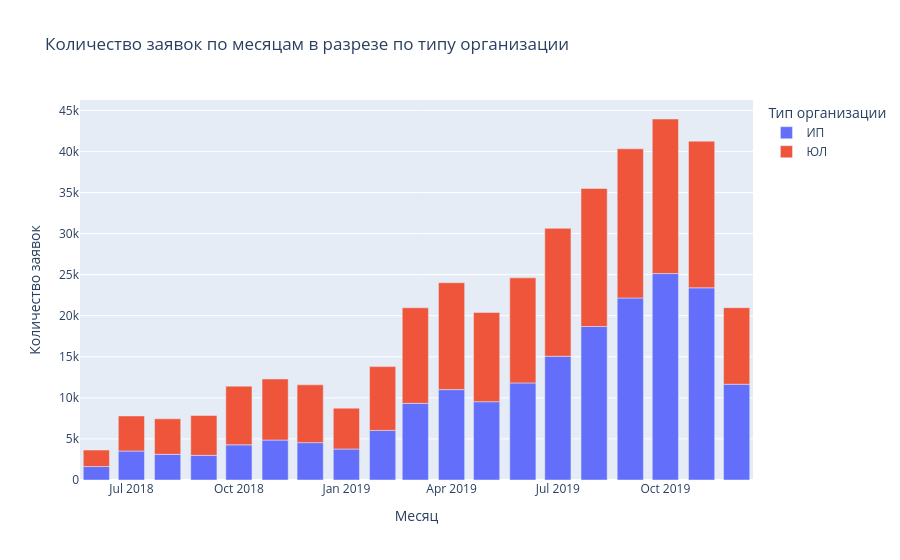

The notebook cell saved with this chart:
### Markdown cell above
# EDA

### Code cell
# нарисуем график по количеству заявок  в зависимости от месяца в разрезе по типу организации

# Группируем данные по месяцу и типу организации
applications['Дата заявки'] = pd.to_datetime(applications['Дата заявки'])
applications['Month'] = applications['Дата заявки'].dt.to_period('M')

# Агрегируем
data_grouped = applications.groupby(['Month', 'Тип организации']).size().reset_index(name='Count')
data_grouped['Month'] = data_grouped['Month'].astype(str)

fig = px.bar(data_grouped, x='Month', y='Count', color='Тип организации', 
             title='Количество заявок по месяцам в разрезе по типу организации',
             labels={'Month': 'Месяц', 'Count': 'Количество заявок', 'Тип организации': 'Тип организации'})

fig.update_layout(xaxis_title='Месяц', yaxis_title='Количество заявок')
fig.show()

### Figure 1 — Plotly figure (JSON) as saved in the notebook; plotly's stock layout.template omitted (floating-point values rounded to 4 significant figures)
{"data": [{"hovertemplate": "Тип организации=ИП<br>Месяц=%{x}<br>Количество заявок=%{y}<extra></extra>", "legendgroup": "ИП", "marker": {"color": "#636efa", "pattern": {"shape": ""}}, "name": "ИП", "orientation": "v", "showlegend": true, "textposition": "auto", "type": "bar", "x": ["2018-06", "2018-07", "2018-08", "2018-09", "2018-10", "2018-11", "2018-12", "2019-01", "2019-02", "2019-03", "2019-04", "2019-05", "2019-06", "2019-07", "2019-08", "2019-09", "2019-10", "2019-11", "2019-12"], "xaxis": "x", "y": [1641, 3527, 3124, 3002, 4283, 4863, 4548, 3773, 6037, 9332, 11003, 9532, 11817, 15066, 18688, 22160, 25131, 23398, 11658], "yaxis": "y"}, {"hovertemplate": "Тип организации=ЮЛ<br>Месяц=%{x}<br>Количество заявок=%{y}<extra></extra>", "legendgroup": "ЮЛ", "marker": {"color": "#EF553B", "pattern": {"shape": ""}}, "name": "ЮЛ", "orientation": "v", "showlegend": true, "textposition": "auto", "type": "bar", "x": ["2018-06", "2018-07", "2018-08", "2018-09", "2018-10", "2018-11", "2018-12", "2019-01", "2019-02", "2019-03", "2019-04", "2019-05", "2019-06", "2019-07", "2019-08", "2019-09", "2019-10", "2019-11", "2019-12"], "xaxis": "x", "y": [2007, 4271, 4326, 4850, 7144, 7436, 7042, 4977, 7771, 11635, 13016, 10863, 12793, 15570, 16802, 18161, 18817, 17851, 9320], "yaxis": "y"}], "layout": {"barmode": "relative", "legend": {"title": {"text": "Тип организации"}, "tracegroupgap": 0}, "title": {"text": "Количество заявок по месяцам в разрезе по типу организации"}, "xaxis": {"anchor": "y", "domain": [0, 1], "title": {"text": "Месяц"}}, "yaxis": {"anchor": "x", "domain": [0, 1], "title": {"text": "Количество заявок"}}}}
